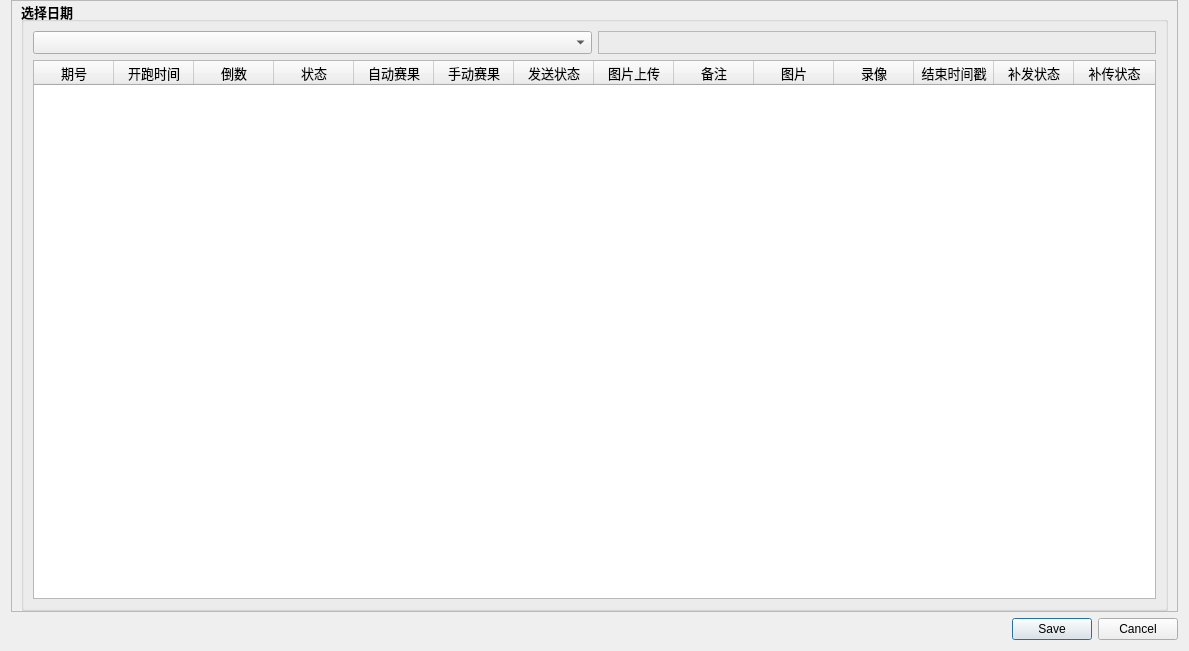
<?xml version="1.0" encoding="UTF-8"?>
<ui version="4.0">
 <class>Dialog_Kaj789_Ui</class>
 <widget class="QDialog" name="Dialog_Kaj789_Ui">
  <property name="geometry">
   <rect>
    <x>0</x>
    <y>0</y>
    <width>1189</width>
    <height>651</height>
   </rect>
  </property>
  <property name="minimumSize">
   <size>
    <width>560</width>
    <height>280</height>
   </size>
  </property>
  <property name="maximumSize">
   <size>
    <width>5000</width>
    <height>5000</height>
   </size>
  </property>
  <property name="windowTitle">
   <string>开奖结果</string>
  </property>
  <layout class="QGridLayout" name="gridLayout">
   <property name="topMargin">
    <number>0</number>
   </property>
   <item row="1" column="1">
    <widget class="QDialogButtonBox" name="buttonBox">
     <property name="minimumSize">
      <size>
       <width>0</width>
       <height>0</height>
      </size>
     </property>
     <property name="orientation">
      <enum>Qt::Orientation::Horizontal</enum>
     </property>
     <property name="standardButtons">
      <set>QDialogButtonBox::StandardButton::Cancel|QDialogButtonBox::StandardButton::Save</set>
     </property>
    </widget>
   </item>
   <item row="0" column="0" colspan="2">
    <widget class="QFrame" name="frame">
     <property name="minimumSize">
      <size>
       <width>0</width>
       <height>200</height>
      </size>
     </property>
     <property name="maximumSize">
      <size>
       <width>16777215</width>
       <height>16777215</height>
      </size>
     </property>
     <property name="frameShape">
      <enum>QFrame::Shape::StyledPanel</enum>
     </property>
     <property name="frameShadow">
      <enum>QFrame::Shadow::Raised</enum>
     </property>
     <layout class="QGridLayout" name="gridLayout_2">
      <property name="topMargin">
       <number>0</number>
      </property>
      <property name="bottomMargin">
       <number>0</number>
      </property>
      <item row="0" column="0" colspan="3">
       <widget class="QGroupBox" name="groupBox">
        <property name="minimumSize">
         <size>
          <width>0</width>
          <height>50</height>
         </size>
        </property>
        <property name="font">
         <font>
          <pointsize>10</pointsize>
          <bold>true</bold>
         </font>
        </property>
        <property name="title">
         <string>选择日期</string>
        </property>
        <layout class="QGridLayout" name="gridLayout_3">
         <item row="0" column="0">
          <widget class="QComboBox" name="comboBox_kaj789"/>
         </item>
         <item row="0" column="1">
          <widget class="QFrame" name="frame_2">
           <property name="minimumSize">
            <size>
             <width>500</width>
             <height>0</height>
            </size>
           </property>
           <property name="frameShape">
            <enum>QFrame::Shape::StyledPanel</enum>
           </property>
           <property name="frameShadow">
            <enum>QFrame::Shadow::Raised</enum>
           </property>
          </widget>
         </item>
         <item row="1" column="0" colspan="2">
          <widget class="QTableWidget" name="tableWidget_Results">
           <property name="font">
            <font>
             <pointsize>10</pointsize>
             <bold>false</bold>
            </font>
           </property>
           <property name="selectionBehavior">
            <enum>QAbstractItemView::SelectionBehavior::SelectRows</enum>
           </property>
           <property name="textElideMode">
            <enum>Qt::TextElideMode::ElideRight</enum>
           </property>
           <attribute name="horizontalHeaderDefaultSectionSize">
            <number>80</number>
           </attribute>
           <attribute name="horizontalHeaderStretchLastSection">
            <bool>true</bool>
           </attribute>
           <column>
            <property name="text">
             <string>期号</string>
            </property>
           </column>
           <column>
            <property name="text">
             <string>开跑时间</string>
            </property>
           </column>
           <column>
            <property name="text">
             <string>倒数</string>
            </property>
           </column>
           <column>
            <property name="text">
             <string>状态</string>
            </property>
           </column>
           <column>
            <property name="text">
             <string>自动赛果</string>
            </property>
           </column>
           <column>
            <property name="text">
             <string>手动赛果</string>
            </property>
           </column>
           <column>
            <property name="text">
             <string>发送状态</string>
            </property>
           </column>
           <column>
            <property name="text">
             <string>图片上传</string>
            </property>
           </column>
           <column>
            <property name="text">
             <string>备注</string>
            </property>
           </column>
           <column>
            <property name="text">
             <string>图片</string>
            </property>
           </column>
           <column>
            <property name="text">
             <string>录像</string>
            </property>
           </column>
           <column>
            <property name="text">
             <string>结束时间戳</string>
            </property>
           </column>
           <column>
            <property name="text">
             <string>补发状态</string>
            </property>
           </column>
           <column>
            <property name="text">
             <string>补传状态</string>
            </property>
           </column>
          </widget>
         </item>
        </layout>
       </widget>
      </item>
     </layout>
    </widget>
   </item>
  </layout>
 </widget>
 <resources/>
 <connections>
  <connection>
   <sender>buttonBox</sender>
   <signal>accepted()</signal>
   <receiver>Dialog_Kaj789_Ui</receiver>
   <slot>accept()</slot>
   <hints>
    <hint type="sourcelabel">
     <x>248</x>
     <y>254</y>
    </hint>
    <hint type="destinationlabel">
     <x>157</x>
     <y>274</y>
    </hint>
   </hints>
  </connection>
  <connection>
   <sender>buttonBox</sender>
   <signal>rejected()</signal>
   <receiver>Dialog_Kaj789_Ui</receiver>
   <slot>reject()</slot>
   <hints>
    <hint type="sourcelabel">
     <x>316</x>
     <y>260</y>
    </hint>
    <hint type="destinationlabel">
     <x>286</x>
     <y>274</y>
    </hint>
   </hints>
  </connection>
 </connections>
</ui>
